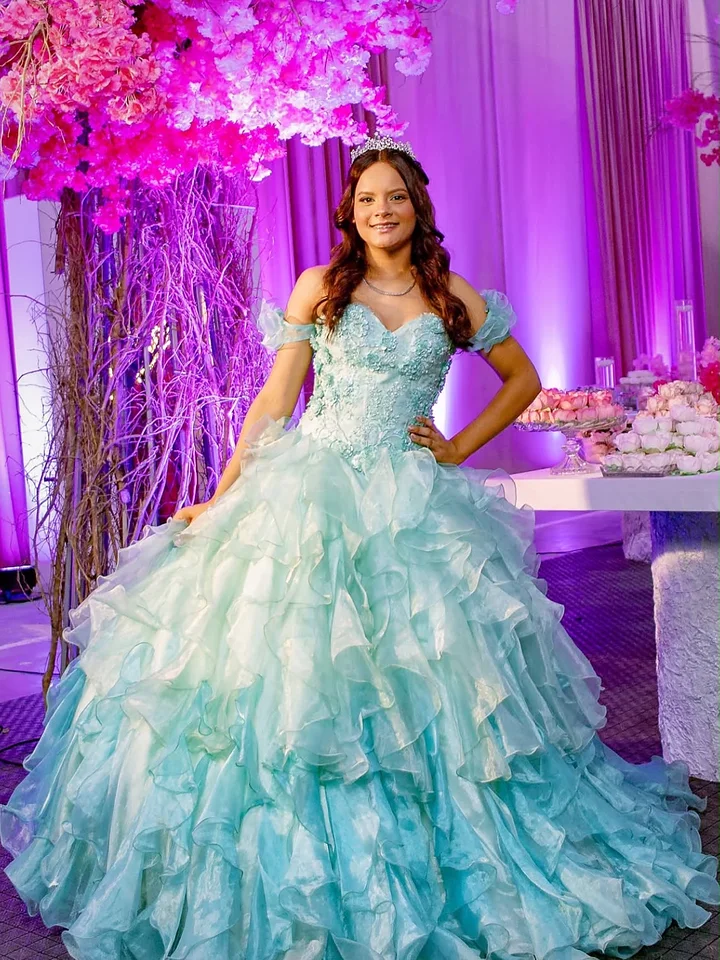
#> input picture originais/vestidos/agua-marinha-1-card.webp, 720 x 960 px, given in place of monograma.webp, which was not available
$ python marca-dagua.py
#> lines starting #> are read from the running program, lines starting #| are printed output that depends on the picture
import sys, glob, os
import numpy as np
from PIL import Image, ImageFilter
ROOT=os.path.dirname(os.path.dirname(os.path.abspath(__file__)))+'/'
logo=Image.open(ROOT+'public/img/logo/monograma.webp').convert('RGBA')
#> further down, im is the input picture: PIL image 720x960 RGB; mean R, G, B 153.9, 118.9, 175.8
logo=logo.crop(logo.getbbox())
def marca(im):
    im=im.convert('RGBA'); W,H=im.size
#> after `W, H = im.size`: W = 720; H = 960
    lw=max(56,int(min(W,H)*0.13))                     # ~13% do lado menor
#> lw = 93
    lg=logo.resize((lw,int(lw*logo.height/logo.width)),Image.LANCZOS)
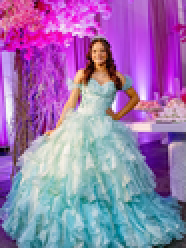
#> lg: PIL image 93x124 RGBA (shown 2 times larger); mean R, G, B, A 153.9, 118.9, 175.8, 255
    m=int(min(W,H)*0.035); x=W-lg.width-m; y=H-lg.height-m
#> after `m = int(min(W, H) * 0.035)`: m = 25
#> after `x = W - lg.width - m`: x = 602
#> after `y = H - lg.height - m`: y = 811
    a=np.asarray(lg.split()[3])
#> a: shape (124, 93); every value is 255
    # halo claro + sombra suave para aparecer em fundo claro e escuro
    halo=Image.fromarray(a).filter(ImageFilter.GaussianBlur(lw*0.06))
    sombra=Image.new('RGBA',lg.size,(40,25,10,0)); sombra.putalpha(halo.point(lambda v:int(v*0.55)))
#> after `sombra.putalpha(halo.point(lambda v: int(v * 0.55)))`:
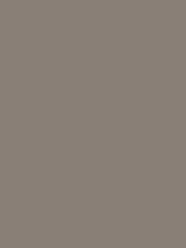
#> sombra: PIL image 93x124 RGBA (shown 2 times larger); mean R, G, B, A 40, 25, 10, 140; transparent parts drawn white
    brilho=Image.new('RGBA',lg.size,(255,250,235,0)); brilho.putalpha(Image.fromarray(a).filter(ImageFilter.MaxFilter(3)).filter(ImageFilter.GaussianBlur(1.2)).point(lambda v:int(v*0.7)))
#> after `brilho.putalpha(Image.fromarray(a).filter(ImageFilter.MaxFilter(3)).fi`:
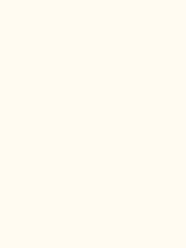
#> brilho: PIL image 93x124 RGBA (shown 2 times larger); mean R, G, B, A 255, 250, 235, 178; transparent parts drawn white
    camada=Image.new('RGBA',im.size,(0,0,0,0))
#> camada: PIL image 720x960 RGBA; every value is 0
    camada.alpha_composite(sombra,(x+max(1,lw//60),y+max(1,lw//60)))
    camada.alpha_composite(brilho,(x,y))
    lg2=lg.copy(); lg2.putalpha(lg.split()[3].point(lambda v:int(v*0.92)))
    camada.alpha_composite(lg2,(x,y))
    return Image.alpha_composite(im,camada).convert('RGB')
arqs=sys.argv[1:] or sorted(glob.glob(ROOT+'originais/vestidos/*.webp'))
for f in arqs:
    nome=os.path.basename(f); im=Image.open(f)
    q=82 if nome.endswith('-card.webp') else 86
    marca(im).save(ROOT+'public/img/vestidos/'+nome,'WEBP',quality=q,method=6)
#> pass 2 of the loop `for f in arqs:`:
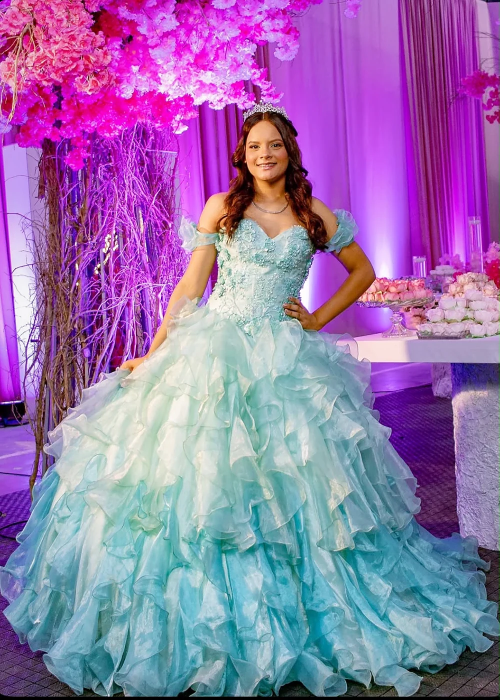
#> input picture originais/vestidos/agua-marinha-1.webp, 999 x 1400 px (shown at 1/2 size)
#> im is the input picture: PIL image 999x1400 RGB; mean R, G, B 150.8, 117, 172.8
#> im: PIL image 999x1400 RGBA
#> lg: PIL image 129x172 RGBA
#> a: shape (172, 129); every value is 255
#> sombra: PIL image 129x172 RGBA
#> brilho: PIL image 129x172 RGBA
#> in marca (call 2), `brilho.putalpha(Image.fromarray(a).filter(ImageFilter.MaxFilter(3)).fi`:
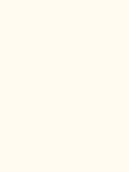
#> brilho: PIL image 129x172 RGBA; mean R, G, B, A 255, 250, 235, 178; transparent parts drawn white
#> in marca (call 2), `camada.alpha_composite(sombra,(x+max(1,lw//60),y+max(1,lw//60)))`:
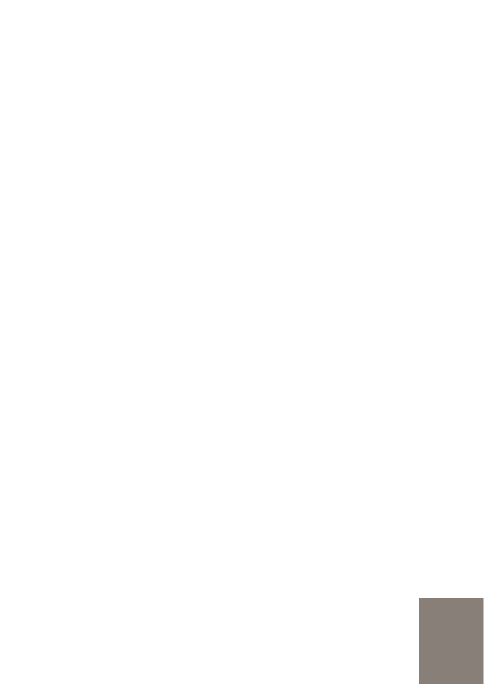
#> camada: PIL image 999x1400 RGBA (shown at 1/2 size); mean R, G, B, A 0.6, 0.4, 0.2, 2.2; transparent parts drawn white
#> lg2: PIL image 129x172 RGBA
print(len(arqs),'fotos marcadas')
